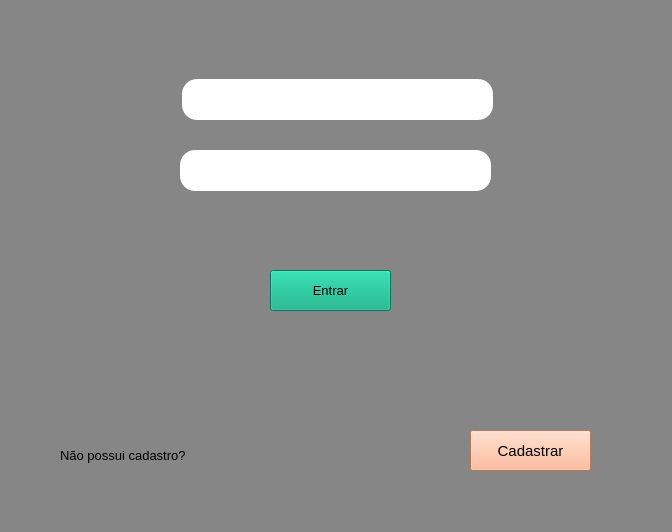
<?xml version="1.0" encoding="UTF-8"?>
<ui version="4.0">
 <class>MainWindow</class>
 <widget class="QMainWindow" name="MainWindow">
  <property name="geometry">
   <rect>
    <x>0</x>
    <y>0</y>
    <width>672</width>
    <height>532</height>
   </rect>
  </property>
  <property name="windowTitle">
   <string>MainWindow</string>
  </property>
  <property name="styleSheet">
   <string notr="true">background-color: rgb(134, 134, 134);</string>
  </property>
  <widget class="QWidget" name="centralwidget">
   <widget class="QPushButton" name="pushButton">
    <property name="geometry">
     <rect>
      <x>270</x>
      <y>270</y>
      <width>121</width>
      <height>41</height>
     </rect>
    </property>
    <property name="font">
     <font>
      <pointsize>10</pointsize>
     </font>
    </property>
    <property name="styleSheet">
     <string notr="true">background-color: rgb(0, 170, 127);</string>
    </property>
    <property name="text">
     <string>Entrar</string>
    </property>
   </widget>
   <widget class="QLineEdit" name="lineEdit">
    <property name="geometry">
     <rect>
      <x>182</x>
      <y>79</y>
      <width>311</width>
      <height>41</height>
     </rect>
    </property>
    <property name="styleSheet">
     <string notr="true">background-color: rgb(255, 255, 255);
border-radius: 15px;</string>
    </property>
   </widget>
   <widget class="QLineEdit" name="lineEdit_2">
    <property name="geometry">
     <rect>
      <x>180</x>
      <y>150</y>
      <width>311</width>
      <height>41</height>
     </rect>
    </property>
    <property name="styleSheet">
     <string notr="true">background-color: rgb(255, 255, 255);
border-radius: 15px;</string>
    </property>
   </widget>
   <widget class="QLabel" name="label">
    <property name="geometry">
     <rect>
      <x>60</x>
      <y>440</y>
      <width>151</width>
      <height>31</height>
     </rect>
    </property>
    <property name="font">
     <font>
      <pointsize>10</pointsize>
     </font>
    </property>
    <property name="text">
     <string>Não possui cadastro?</string>
    </property>
   </widget>
   <widget class="QPushButton" name="pushButton_2">
    <property name="geometry">
     <rect>
      <x>470</x>
      <y>430</y>
      <width>121</width>
      <height>41</height>
     </rect>
    </property>
    <property name="font">
     <font>
      <pointsize>11</pointsize>
     </font>
    </property>
    <property name="styleSheet">
     <string notr="true">background-color: rgb(0, 170, 127);
background-color: rgb(255, 170, 127);</string>
    </property>
    <property name="text">
     <string>Cadastrar</string>
    </property>
   </widget>
   <widget class="QLabel" name="label_2">
    <property name="geometry">
     <rect>
      <x>130</x>
      <y>80</y>
      <width>41</width>
      <height>41</height>
     </rect>
    </property>
    <property name="text">
     <string/>
    </property>
    <property name="pixmap">
     <pixmap>primeira tela/usuario.png</pixmap>
    </property>
   </widget>
   <widget class="QLabel" name="label_3">
    <property name="geometry">
     <rect>
      <x>130</x>
      <y>150</y>
      <width>41</width>
      <height>41</height>
     </rect>
    </property>
    <property name="text">
     <string/>
    </property>
    <property name="pixmap">
     <pixmap>primeira tela/senha.png</pixmap>
    </property>
   </widget>
   <widget class="QLabel" name="label_4">
    <property name="geometry">
     <rect>
      <x>190</x>
      <y>210</y>
      <width>301</width>
      <height>31</height>
     </rect>
    </property>
    <property name="font">
     <font>
      <pointsize>10</pointsize>
     </font>
    </property>
    <property name="styleSheet">
     <string notr="true">color: rgb(255, 0, 0);</string>
    </property>
    <property name="text">
     <string/>
    </property>
   </widget>
  </widget>
  <widget class="QMenuBar" name="menubar">
   <property name="geometry">
    <rect>
     <x>0</x>
     <y>0</y>
     <width>672</width>
     <height>21</height>
    </rect>
   </property>
  </widget>
  <widget class="QStatusBar" name="statusbar"/>
 </widget>
 <resources/>
 <connections/>
</ui>
